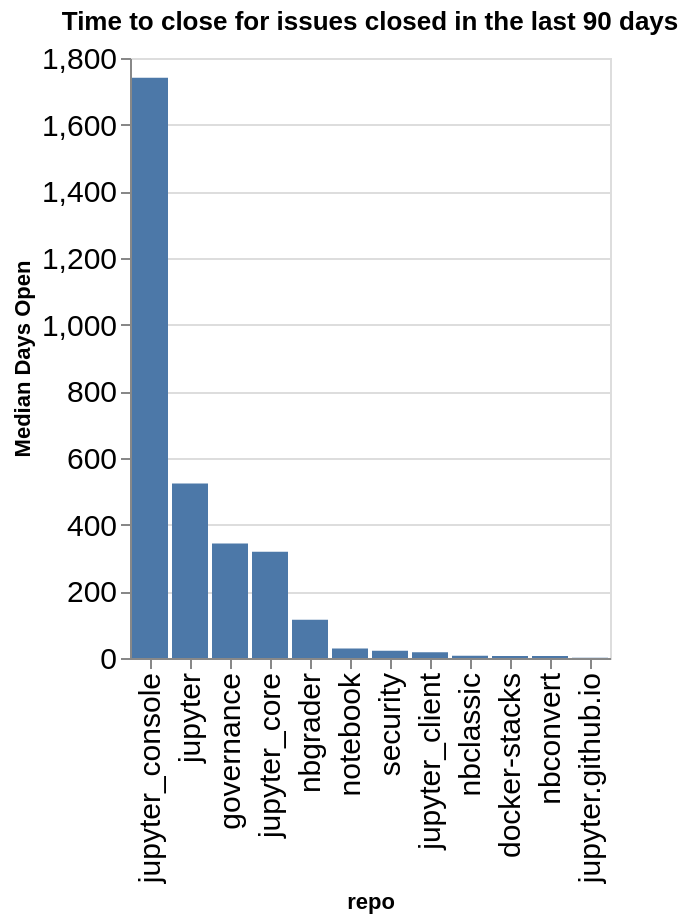

Notebook code cell kept with this figure:
### Code cell
time_open = closed.groupby(['org', 'repo']).agg({'time_open': 'median'}).reset_index()
time_open['time_open'] = time_open['time_open'] / (60 * 60 * 24)
time_open['org/repo'] = time_open.apply(lambda a: a['org'] + '/' + a['repo'], axis=1)
sorted_vals = time_open.sort_values(['org', 'time_open'], ascending=False)['repo'].values
alt.Chart(data=time_open, title=f"Time to close for issues closed in the last {n_days} days").mark_bar().encode(
    x=alt.X('repo', sort=alt.Sort(sorted_vals.tolist())),
    y=alt.Y('time_open', title="Median Days Open"),
)

### Figure 1 — Vega-Lite specification as saved in the notebook (floating-point values rounded to 4 significant figures)
{"config": {"axisLeft": {"labelFontSize": 15}, "axisBottom": {"labelFontSize": 15}}, "data": {"name": "data-3d2e2f21c4888f67b3bca31d69ff8939"}, "mark": {"type": "bar"}, "encoding": {"x": {"field": "repo", "sort": ["jupyter_console", "jupyter", "governance", "jupyter_core", "nbgrader", "notebook", "security", "jupyter_client", "nbclassic", "docker-stacks", "nbconvert", "jupyter.github.io"], "type": "nominal"}, "y": {"field": "time_open", "title": "Median Days Open", "type": "quantitative"}}, "title": "Time to close for issues closed in the last 90 days", "$schema": "https://vega.github.io/schema/vega-lite/v5.20.1.json", "datasets": {"data-3d2e2f21c4888f67b3bca31d69ff8939": [{"org": "jupyter", "repo": "docker-stacks", "time_open": 6.078, "org/repo": "jupyter/docker-stacks"}, {"org": "jupyter", "repo": "governance", "time_open": 343.6, "org/repo": "jupyter/governance"}, {"org": "jupyter", "repo": "jupyter", "time_open": 523.9, "org/repo": "jupyter/jupyter"}, {"org": "jupyter", "repo": "jupyter.github.io", "time_open": 0.9404, "org/repo": "jupyter/jupyter.github.io"}, {"org": "jupyter", "repo": "jupyter_client", "time_open": 17.07, "org/repo": "jupyter/jupyter_client"}, {"org": "jupyter", "repo": "jupyter_console", "time_open": 1741.0, "org/repo": "jupyter/jupyter_console"}, {"org": "jupyter", "repo": "jupyter_core", "time_open": 319.1, "org/repo": "jupyter/jupyter_core"}, {"org": "jupyter", "repo": "nbclassic", "time_open": 7.074, "org/repo": "jupyter/nbclassic"}, {"org": "jupyter", "repo": "nbconvert", "time_open": 5.779, "org/repo": "jupyter/nbconvert"}, {"org": "jupyter", "repo": "nbgrader", "time_open": 114.8, "org/repo": "jupyter/nbgrader"}, {"org": "jupyter", "repo": "notebook", "time_open": 28.17, "org/repo": "jupyter/notebook"}, {"org": "jupyter", "repo": "security", "time_open": 21.87, "org/repo": "jupyter/security"}]}}
